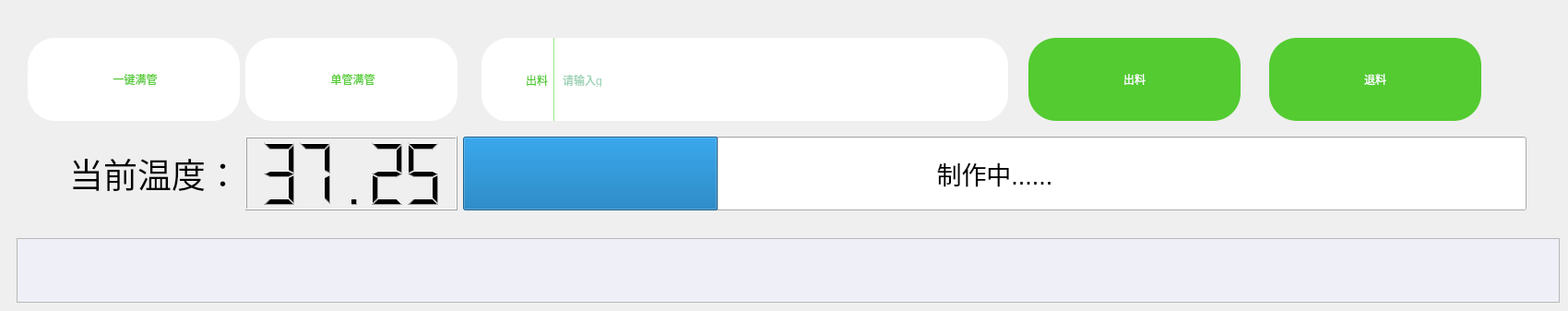
           <widget class="QWidget" name="sw_maketee_widget">
            <layout class="QVBoxLayout" name="verticalLayout_13_mk" stretch="0,10">
             <property name="spacing">
              <number>0</number>
             </property>
             <property name="leftMargin">
              <number>0</number>
             </property>
             <property name="topMargin">
              <number>0</number>
             </property>
             <property name="rightMargin">
              <number>0</number>
             </property>
             <property name="bottomMargin">
              <number>0</number>
             </property>
             <item>
              <widget class="QWidget" name="widget_50" native="true">
               <property name="sizePolicy">
                <sizepolicy hsizetype="Minimum" vsizetype="Minimum">
                 <horstretch>0</horstretch>
                 <verstretch>0</verstretch>
                </sizepolicy>
               </property>
               <property name="minimumSize">
                <size>
                 <width>1700</width>
                 <height>240</height>
                </size>
               </property>
               <property name="maximumSize">
                <size>
                 <width>1300</width>
                 <height>300</height>
                </size>
               </property>
               <layout class="QGridLayout" name="gridLayout_2">
                <property name="leftMargin">
                 <number>30</number>
                </property>
                <property name="topMargin">
                 <number>30</number>
                </property>
                <property name="rightMargin">
                 <number>45</number>
                </property>
                <property name="bottomMargin">
                 <number>0</number>
                </property>
                <item row="0" column="1">
                 <widget class="QPushButton" name="btn_maketee_one">
                  <property name="enabled">
                   <bool>true</bool>
                  </property>
                  <property name="minimumSize">
                   <size>
                    <width>230</width>
                    <height>90</height>
                   </size>
                  </property>
                  <property name="maximumSize">
                   <size>
                    <width>230</width>
                    <height>90</height>
                   </size>
                  </property>
                  <property name="styleSheet">
                   <string notr="true">QPushButton#btn_maketee_one{
	background-color:white;
	border-radius:30px;
	border-radius:30px;
	color:rgb(83, 203, 49);
}
QPushButton#btn_maketee_one:hover{
	background-color:rgb(44, 159, 97, 0.3);
	color:rgba(255,255,255,200);
	color:white;
	border-top-right-radius:30px;
	border-bottom-right-radius:30px;
}
QPushButton#btn_maketee_one:pressed{
	padding-left:5px;
	padding-top:5px;
	background-color:rgb(44, 159, 97, 0.5);
	color:white;
	border-top-right-radius:30px;
	border-bottom-right-radius:30px;
}</string>
                  </property>
                  <property name="text">
                   <string> 单管满管</string>
                  </property>
                  <property name="icon">
                   <iconset resource="../drawable/drawable.qrc">
                    <normaloff>:/icon/icon_manager_one.png</normaloff>:/icon/icon_manager_one.png</iconset>
                  </property>
                  <property name="iconSize">
                   <size>
                    <width>42</width>
                    <height>42</height>
                   </size>
                  </property>
                 </widget>
                </item>
                <item row="0" column="0">
                 <widget class="QPushButton" name="btn_maketee_all">
                  <property name="minimumSize">
                   <size>
                    <width>230</width>
                    <height>90</height>
                   </size>
                  </property>
                  <property name="maximumSize">
                   <size>
                    <width>230</width>
                    <height>90</height>
                   </size>
                  </property>
                  <property name="styleSheet">
                   <string notr="true">QPushButton#btn_maketee_all{
	background-color:white;
	border-radius:30px;
	border-radius:30px;
	color:rgb(83, 203, 49);
}
QPushButton#btn_maketee_all:hover{
	background-color:rgb(44, 159, 97, 0.3);
	color:rgba(255,255,255,200);
	color:white;
	border-top-right-radius:30px;
	border-bottom-right-radius:30px;
}
QPushButton#btn_maketee_all:pressed{
	padding-left:5px;
	padding-top:5px;
	background-color:rgb(44, 159, 97, 0.5);
	color:white;
	border-top-right-radius:30px;
	border-bottom-right-radius:30px;
}</string>
                  </property>
                  <property name="text">
                   <string> 一键满管</string>
                  </property>
                  <property name="icon">
                   <iconset resource="../drawable/drawable.qrc">
                    <normaloff>:/icon/icon_manager_all.png</normaloff>:/icon/icon_manager_all.png</iconset>
                  </property>
                  <property name="iconSize">
                   <size>
                    <width>42</width>
                    <height>42</height>
                   </size>
                  </property>
                 </widget>
                </item>
                <item row="0" column="2">
                 <widget class="QWidget" name="search_manager_input_widget" native="true">
                  <property name="minimumSize">
                   <size>
                    <width>0</width>
                    <height>90</height>
                   </size>
                  </property>
                  <property name="maximumSize">
                   <size>
                    <width>2000</width>
                    <height>90</height>
                   </size>
                  </property>
                  <property name="styleSheet">
                   <string notr="true"/>
                  </property>
                  <widget class="QPushButton" name="btn_maketee_out">
                   <property name="geometry">
                    <rect>
                     <x>613</x>
                     <y>0</y>
                     <width>230</width>
                     <height>90</height>
                    </rect>
                   </property>
                   <property name="minimumSize">
                    <size>
                     <width>200</width>
                     <height>90</height>
                    </size>
                   </property>
                   <property name="maximumSize">
                    <size>
                     <width>230</width>
                     <height>90</height>
                    </size>
                   </property>
                   <property name="styleSheet">
                    <string notr="true">QPushButton#btn_maketee_out{
	background-color:rgb(83, 203, 49);
	border-radius:30px;
	border-radius:30px;
	color:white;
}
QPushButton#btn_maketee_out:hover{
	background-color:rgb(44, 159, 97, 0.7);
	color:rgba(255,255,255,200);
	color:white;
	border-top-right-radius:30px;
	border-bottom-right-radius:30px;
}
QPushButton#btn_maketee_out:pressed{
	padding-left:5px;
	padding-top:5px;
	background-color:rgb(44, 159, 97, 0.5);
	color:white;
	border-top-right-radius:30px;
	border-bottom-right-radius:30px;
}</string>
                   </property>
                   <property name="text">
                    <string>出料</string>
                   </property>
                  </widget>
                  <widget class="QPushButton" name="btn_maketee_out_2">
                   <property name="geometry">
                    <rect>
                     <x>874</x>
                     <y>0</y>
                     <width>230</width>
                     <height>90</height>
                    </rect>
                   </property>
                   <property name="minimumSize">
                    <size>
                     <width>200</width>
                     <height>90</height>
                    </size>
                   </property>
                   <property name="maximumSize">
                    <size>
                     <width>230</width>
                     <height>90</height>
                    </size>
                   </property>
                   <property name="styleSheet">
                    <string notr="true">QPushButton#btn_maketee_out_2{
	background-color:rgb(83, 203, 49);
	border-radius:30px;
	border-radius:30px;
	color:white;
}
QPushButton#btn_maketee_out_2:hover{
	background-color:rgb(44, 159, 97, 0.7);
	color:rgba(255,255,255,200);
	color:white;
	border-top-right-radius:30px;
	border-bottom-right-radius:30px;
}
QPushButton#btn_maketee_out_2:pressed{
	padding-left:5px;
	padding-top:5px;
	background-color:rgb(44, 159, 97, 0.5);
	color:white;
	border-top-right-radius:30px;
	border-bottom-right-radius:30px;
}</string>
                   </property>
                   <property name="text">
                    <string>退料</string>
                   </property>
                  </widget>
                  <widget class="QWidget" name="widget_132" native="true">
                   <property name="geometry">
                    <rect>
                     <x>20</x>
                     <y>0</y>
                     <width>571</width>
                     <height>91</height>
                    </rect>
                   </property>
                   <property name="styleSheet">
                    <string notr="true">QWidget#widget_132{
	background-color:white;
	border-radius:30px;
}</string>
                   </property>
                   <layout class="QHBoxLayout" name="horizontalLayout_43">
                    <item>
                     <widget class="QLabel" name="label_10">
                      <property name="minimumSize">
                       <size>
                        <width>42</width>
                        <height>42</height>
                       </size>
                      </property>
                      <property name="maximumSize">
                       <size>
                        <width>42</width>
                        <height>42</height>
                       </size>
                      </property>
                      <property name="styleSheet">
                       <string notr="true">border-image: url(:/icon/icon_manager_pen.png);</string>
                      </property>
                      <property name="text">
                       <string/>
                      </property>
                     </widget>
                    </item>
                    <item>
                     <widget class="QLabel" name="label_42">
                      <property name="styleSheet">
                       <string notr="true">color:rgb(83, 203, 49);</string>
                      </property>
                      <property name="text">
                       <string>出料</string>
                      </property>
                     </widget>
                    </item>
                    <item>
                     <widget class="QLabel" name="label_11">
                      <property name="minimumSize">
                       <size>
                        <width>1</width>
                        <height>0</height>
                       </size>
                      </property>
                      <property name="maximumSize">
                       <size>
                        <width>1</width>
                        <height>16777215</height>
                       </size>
                      </property>
                      <property name="styleSheet">
                       <string notr="true">background-color:rgb(156, 232, 135);</string>
                      </property>
                      <property name="text">
                       <string/>
                      </property>
                     </widget>
                    </item>
                    <item>
                     <widget class="QWidget" name="widget_99" native="true">
                      <layout class="QHBoxLayout" name="horizontalLayout_99">
                       <property name="spacing">
                        <number>0</number>
                       </property>
                       <property name="leftMargin">
                        <number>0</number>
                       </property>
                       <property name="topMargin">
                        <number>0</number>
                       </property>
                       <property name="rightMargin">
                        <number>0</number>
                       </property>
                       <property name="bottomMargin">
                        <number>0</number>
                       </property>
                       <item>
                        <widget class="QLineEdit" name="lineEdit">
                         <property name="styleSheet">
                          <string notr="true">color:rgb(44, 159, 97);
background-color:transparent;
border: 1px solid transparent;
</string>
                         </property>
                         <property name="text">
                          <string/>
                         </property>
                         <property name="placeholderText">
                          <string>请输入g</string>
                         </property>
                        </widget>
                       </item>
                      </layout>
                     </widget>
                    </item>
                   </layout>
                  </widget>
                  <zorder>widget_132</zorder>
                  <zorder>btn_maketee_out</zorder>
                  <zorder>btn_maketee_out_2</zorder>
                 </widget>
                </item>
                <item row="1" column="1">
                 <widget class="QLCDNumber" name="lcdNumber_2">
                  <property name="value" stdset="0">
                   <double>37.250999999999998</double>
                  </property>
                 </widget>
                </item>
                <item row="1" column="0">
                 <widget class="QLabel" name="label_5">
                  <property name="font">
                   <font>
                    <family>Agency FB</family>
                    <pointsize>28</pointsize>
                   </font>
                  </property>
                  <property name="text">
                   <string>当前温度：</string>
                  </property>
                  <property name="alignment">
                   <set>Qt::AlignRight|Qt::AlignTrailing|Qt::AlignVCenter</set>
                  </property>
                 </widget>
                </item>
                <item row="1" column="2">
                 <widget class="QProgressBar" name="progressBar_2">
                  <property name="sizePolicy">
                   <sizepolicy hsizetype="Preferred" vsizetype="Fixed">
                    <horstretch>0</horstretch>
                    <verstretch>0</verstretch>
                   </sizepolicy>
                  </property>
                  <property name="minimumSize">
                   <size>
                    <width>1100</width>
                    <height>80</height>
                   </size>
                  </property>
                  <property name="font">
                   <font>
                    <pointsize>20</pointsize>
                   </font>
                  </property>
                  <property name="value">
                   <number>24</number>
                  </property>
                  <property name="invertedAppearance">
                   <bool>false</bool>
                  </property>
                  <property name="format">
                   <string>制作中......</string>
                  </property>
                 </widget>
                </item>
               </layout>
              </widget>
             </item>
             <item>
              <widget class="QWidget" name="widget_51" native="true">
               <layout class="QHBoxLayout" name="horizontalLayout_53">
                <property name="leftMargin">
                 <number>18</number>
                </property>
                <property name="topMargin">
                 <number>18</number>
                </property>
                <item>
                 <widget class="QScrollArea" name="scrollArea_3">
                  <property name="widgetResizable">
                   <bool>true</bool>
                  </property>
                  <widget class="QWidget" name="manager_conduit_content">
                   <property name="geometry">
                    <rect>
                     <x>0</x>
                     <y>0</y>
                     <width>1691</width>
                     <height>761</height>
                    </rect>
                   </property>
                   <property name="styleSheet">
                    <string notr="true">QWidget#manager_conduit_content{
	background-color:rgb(239, 239, 248);
}</string>
                   </property>
                  </widget>
                 </widget>
                </item>
               </layout>
              </widget>
             </item>
            </layout>
           </widget>
